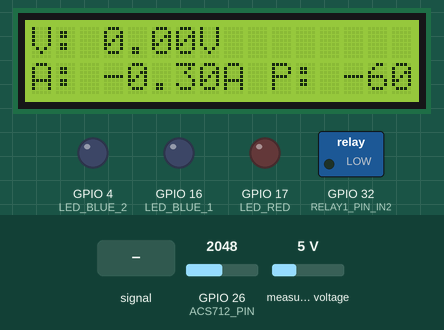
Simulated run of this sketch. Board: ESP32. Shown: 16×2 character LCD, switched loads named in the sketch (green lamp = pin HIGH), output pins drawn as LEDs (lit = HIGH). The test bench sets the inputs (shaded band); at power-on: GPIO 26 (ACS712_PIN) = 2048, measured voltage 5 V. Nothing arrives over Bluetooth unless stated; what the sketch prints to the serial monitor is not drawn.

Above: at 3.7 s.
3.8 s: GPIO 26 (ACS712_PIN) fed a 200 Hz sine of ±327 counts around its level
At 5.8 s:
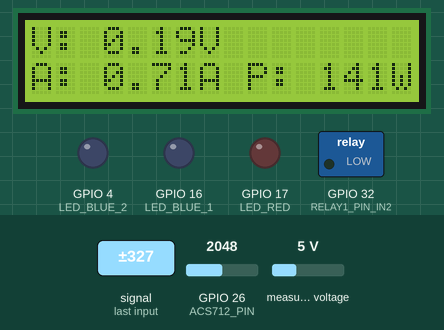
6.6 s: GPIO 26 (ACS712_PIN) set to 2866
At 7.8 s:
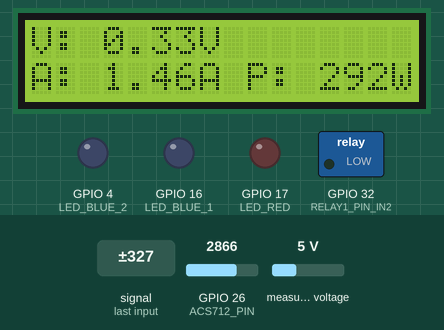
10.7 s: GPIO 26 (ACS712_PIN) fed a 1000 Hz sine of ±1023 counts around its level
At 11.9 s:
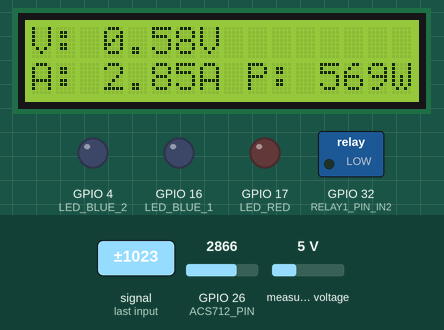
12.7 s: GPIO 26 (ACS712_PIN) set to 4095
At 13.9 s:
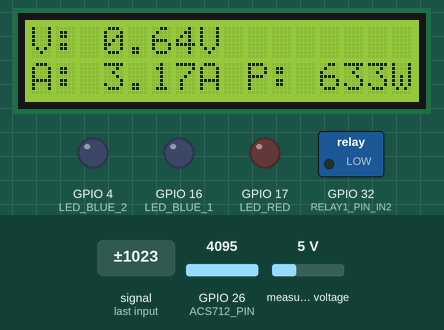
19.0 s: GPIO 26 (ACS712_PIN) set to 3603
At 20.0 s:
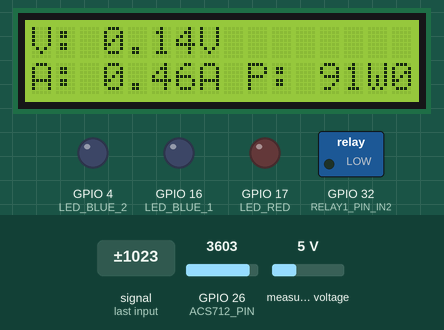
Timing chart, 0 to 22.0 s (numbered marks = the images above; inputs shaded):
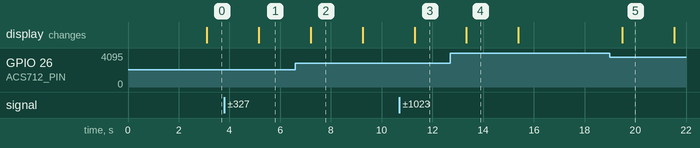

The sketch:

Code.ino
```cpp
#include <Arduino.h>
#include <BluetoothSerial.h>
#include <LiquidCrystal_I2C.h>
#include <ZMPT101B.h>

// Function prototypes
float getVPP();
void getPower();
void getACCurrent();
void getACVoltage();

// Defines
// ACS712
#define ACS712_PIN          26  // GPIO26 // D26 // ADC2_CHANNEL_9

// ZMPT101B
#define ZMPT101B_PIN        13  // GPIO13 // D13 // ADC2_CHANNEL_4

// 16x2 I2C LCD
#define I2C_SDA             21  // GPIO21 // D21 // GPIO_OUTPUT // I2C SDA
#define I2C_SCL             22  // GPIO22 // D22 // GPIO_OUTPUT // I2C SCL

// Relay 2Channel
#define RELAY1_PIN_IN2      32  // GPIO32 // D32 // GPIO_OUTPUT // Relay 1

// Push buttons
#define PUSH_BUTTON_1       14  // GPIO14 // D14 // GPIO_INPUT // Push button 1

// LEDS
#define LED_RED             17  // GPIO17 // D17 // GPIO_OUTPUT_LED_RED
#define LED_BLUE_1          16  // GPIO16 // D16 // GPIO_OUTPUT_LED_BLUE_1
#define LED_BLUE_2          4   // GPIO4  // D4  // GPIO_OUTPUT_LED_BLUE_2

// Constants
#define SENSITIVITY         648.75f
#define ADC_RESOLUTION      4096
#define ADC_MAX_VOLTAGE     3.3

// Variables
int lcdColumns = 16;
int lcdRows = 2;
int mVperAmp = 185;           // 5A version of the ACS712
int Watt = 0;

double Voltage = 0;
double VRMS = 0;
double AmpsRMS = 0;

// Battery Variables
int batteryPercentage = 0;
int batteryCycle = 0;

bool chargeComplete = false;
bool dischargeComplete = false;

// Objects
BluetoothSerial SerialBT; // Bluetooth
LiquidCrystal_I2C lcd(0x27, lcdColumns, lcdRows); // LCD address 0x27 for 16x2 display
ZMPT101B voltageSensor(ZMPT101B_PIN, 50.0); // 50Hz

// Buffer for incoming Bluetooth data
String btBuffer = "";

// Setup
void setup() {
  Serial.begin(115200); // Initialize Serial port
  SerialBT.begin("ESP32_BT"); // Bluetooth device name
  lcd.init(); // Initialize LCD
  lcd.backlight(); // Turn on LCD backlight
  pinMode(ACS712_PIN, INPUT);
  pinMode(RELAY1_PIN_IN2, OUTPUT);
  pinMode(PUSH_BUTTON_1, INPUT);
  pinMode(LED_RED, OUTPUT);
  pinMode(LED_BLUE_1, OUTPUT);
  pinMode(LED_BLUE_2, OUTPUT);

  voltageSensor.setSensitivity(SENSITIVITY); // Set sensor sensitivity

  Serial.println("Setup Complete. Bluetooth Started. Ready to pair.");
}

// Loop
void loop() {
  // Handle incoming Bluetooth data
  handleBluetoothData();

  // Update LCD with sensor data (Current, Voltage, Power)
  static unsigned long lastUpdate = 0;
  unsigned long currentMillis = millis();
  if (currentMillis - lastUpdate >= 2000) { // Update every 2 seconds
    updateLCD();
    lastUpdate = currentMillis;
  }

  delay(100); // Small delay to prevent overwhelming the loop
}

// Function to handle incoming Bluetooth data
void handleBluetoothData() {
  while (SerialBT.available()) {
    char incoming = SerialBT.read();
    // Append incoming character to buffer
    btBuffer += incoming;

    // Check if buffer has at least 3 characters
    if (btBuffer.length() >= 3) {
      // Extract the first 3 characters
      String packet = btBuffer.substring(0, 3);
      btBuffer.remove(0, 3); // Remove the processed characters from buffer

      // Parse the packet
      parseBatteryData(packet);
    }
  }
}

// Function to parse battery data packet
void parseBatteryData(String packet) {
  if (packet.length() != 3) {
    Serial.println("Invalid packet length.");
    return;
  }

  // Extract battery percentage and cycle count
  String percentStr = packet.substring(0, 2);
  String cycleStr = packet.substring(2, 3);

  // Convert to integers
  batteryPercentage = percentStr.toInt();
  batteryCycle = cycleStr.toInt();

  Serial.println("Parsed Data -> Battery Percentage: " + String(batteryPercentage) + "%, Battery Cycle: " + String(batteryCycle));

  // Update battery cycle based on charging and discharging
  updateBatteryCycle();

  // Send updated cycle count back via Bluetooth
  sendUpdatedCycle();
}

// Function to update battery cycle count
void updateBatteryCycle() {
  if (batteryPercentage > 95) {
    chargeComplete = true;
    Serial.println("Charging Complete.");
  }

  if (batteryPercentage < 5 && chargeComplete) {
    dischargeComplete = true;
    Serial.println("Discharging Complete.");
  }

  if (chargeComplete && dischargeComplete) {
    batteryCycle++;
    chargeComplete = false;
    dischargeComplete = false;
    Serial.println("Battery Cycle Incremented. New Cycle Count: " + String(batteryCycle));
  }
}

// Function to send updated cycle count back via Bluetooth
void sendUpdatedCycle() {
  String cycleStr = String(batteryCycle);
  SerialBT.print(cycleStr);
  SerialBT.println(); // Optional: Send a newline for clarity
  Serial.println("Sent Updated Cycle Count: " + cycleStr);
}

// Function to update the LCD with sensor data (Current, Voltage, Power)
void updateLCD() {
  getACVoltage();
  getACCurrent();
  getPower();

  // Display only the necessary data
  lcd.setCursor(0, 0);
  lcd.print("V: " + String(VRMS, 2) + "V");

  lcd.setCursor(0, 1);
  lcd.print("A: " + String(AmpsRMS, 2) + "A P: " + String(Watt) + "W");
}

// Function to get AC Voltage
void getACVoltage() {
  float voltage = voltageSensor.getRmsVoltage();
  VRMS = voltage;
  Serial.println("AC Voltage: " + String(voltage) + " V");
}

// Function to get AC Current
void getACCurrent() {
  Voltage = getVPP();
  VRMS = (Voltage / 2.0) * 0.707;   // RMS calculation
  AmpsRMS = ((VRMS * 1000) / mVperAmp) - 0.3; // Adjust for sensor error
  Serial.println("AC Current: " + String(AmpsRMS) + " A");
}

// Function to get Power
void getPower() {
  Watt = (AmpsRMS * 240 / 1.2); // Power calculation with calibration
  Serial.println("Power: " + String(Watt) + " W");
}

// Function to get Peak-to-Peak Voltage
float getVPP() {
  float result;
  int readValue;                // Value read from the sensor
  int maxValue = 0;             // Store max value here
  int minValue = ADC_RESOLUTION; // Store min value here

  uint32_t start_time = millis();
  while ((millis() - start_time) < 1000) { // Sample for 1 second
    readValue = analogRead(ACS712_PIN);
    if (readValue > maxValue) {
      maxValue = readValue;
    }
    if (readValue < minValue) {
      minValue = readValue;
    }
  }

  // Subtract min from max to get peak-to-peak voltage
  result = ((maxValue - minValue) * ADC_MAX_VOLTAGE) / ADC_RESOLUTION;
  return result;
}

// Function to handle additional Bluetooth commands (e.g., LEDs, Relays)
void handleAdditionalBluetoothCommands(char command) {
  if (command == '1') {
    digitalWrite(LED_BLUE_1, HIGH);
    Serial.println("LED_BLUE_1 turned ON.");
  } else if (command == '0') {
    digitalWrite(LED_BLUE_1, LOW);
    Serial.println("LED_BLUE_1 turned OFF.");
  }
}
```

Measured:
- after the input at 3.8 s, the display: changes after 1.4 s (image 1)
- after the input at 6.6 s, the display: changes after 0.60 s (image 2)
- after the input at 10.7 s, the display: changes after 0.60 s (image 3)
- after the input at 12.7 s, the display: changes after 0.64 s (image 4)
- after the input at 19.0 s, the display: changes after 0.48 s (image 5)
- what the display in image 2 shows lasts 2.1 s, from 7.2 s to 9.3 s
